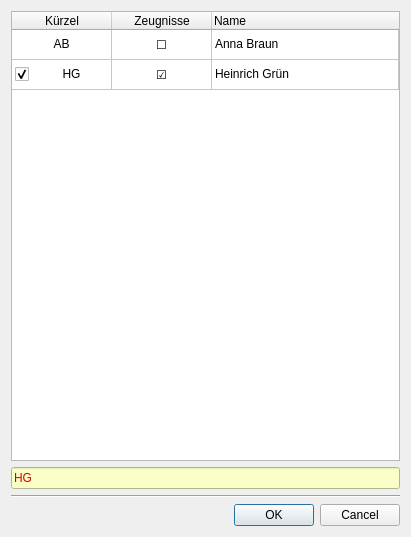
<?xml version="1.0" encoding="UTF-8"?>
<ui version="4.0">
 <class>Dialog</class>
 <widget class="QDialog" name="Dialog">
  <property name="geometry">
   <rect>
    <x>0</x>
    <y>0</y>
    <width>411</width>
    <height>537</height>
   </rect>
  </property>
  <property name="sizePolicy">
   <sizepolicy hsizetype="Preferred" vsizetype="Maximum">
    <horstretch>0</horstretch>
    <verstretch>0</verstretch>
   </sizepolicy>
  </property>
  <property name="windowTitle">
   <string>beteiligte Lehrkräfte</string>
  </property>
  <property name="sizeGripEnabled">
   <bool>false</bool>
  </property>
  <layout class="QVBoxLayout" name="verticalLayout">
   <item>
    <widget class="QTableWidget" name="teacher_table">
     <property name="toolTip">
      <string>&lt;html&gt;&lt;head/&gt;&lt;body&gt;&lt;p&gt;&lt;span style=&quot; font-weight:700;&quot;&gt;Tastatur-Eingabe&lt;/span&gt;&lt;/p&gt;&lt;p&gt;Aktuelle Zeile mit ↑,↓ ändern.&lt;/p&gt;&lt;p&gt;Leerzeichen schaltet die Lehrerwahl.&lt;/p&gt;&lt;p&gt;+, - um Zeugnisse zu wählen bzw. abzuwählen (nur für die ausgewählten Lehrer).&lt;/p&gt;&lt;/body&gt;&lt;/html&gt;</string>
     </property>
     <property name="editTriggers">
      <set>QAbstractItemView::NoEditTriggers</set>
     </property>
     <property name="selectionMode">
      <enum>QAbstractItemView::NoSelection</enum>
     </property>
     <property name="rowCount">
      <number>2</number>
     </property>
     <attribute name="horizontalHeaderMinimumSectionSize">
      <number>100</number>
     </attribute>
     <attribute name="horizontalHeaderDefaultSectionSize">
      <number>100</number>
     </attribute>
     <attribute name="horizontalHeaderStretchLastSection">
      <bool>true</bool>
     </attribute>
     <attribute name="verticalHeaderVisible">
      <bool>false</bool>
     </attribute>
     <row>
      <property name="text">
       <string/>
      </property>
     </row>
     <row>
      <property name="text">
       <string/>
      </property>
     </row>
     <column>
      <property name="text">
       <string>Kürzel</string>
      </property>
     </column>
     <column>
      <property name="text">
       <string>Zeugnisse</string>
      </property>
     </column>
     <column>
      <property name="text">
       <string>Name</string>
      </property>
      <property name="textAlignment">
       <set>AlignLeading|AlignVCenter</set>
      </property>
     </column>
     <item row="0" column="0">
      <property name="text">
       <string>AB</string>
      </property>
      <property name="textAlignment">
       <set>AlignCenter</set>
      </property>
      <property name="checkState">
       <enum>Unchecked</enum>
      </property>
      <property name="flags">
       <set>ItemIsSelectable|ItemIsDragEnabled|ItemIsDropEnabled|ItemIsUserCheckable|ItemIsEnabled</set>
      </property>
     </item>
     <item row="0" column="1">
      <property name="text">
       <string>☐</string>
      </property>
      <property name="textAlignment">
       <set>AlignCenter</set>
      </property>
     </item>
     <item row="0" column="2">
      <property name="text">
       <string>Anna Braun</string>
      </property>
      <property name="flags">
       <set>ItemIsSelectable|ItemIsDragEnabled|ItemIsDropEnabled|ItemIsUserCheckable|ItemIsEnabled</set>
      </property>
     </item>
     <item row="1" column="0">
      <property name="text">
       <string>HG</string>
      </property>
      <property name="textAlignment">
       <set>AlignCenter</set>
      </property>
      <property name="checkState">
       <enum>Checked</enum>
      </property>
      <property name="flags">
       <set>ItemIsSelectable|ItemIsDragEnabled|ItemIsDropEnabled|ItemIsUserCheckable|ItemIsEnabled</set>
      </property>
     </item>
     <item row="1" column="1">
      <property name="text">
       <string>☑</string>
      </property>
      <property name="textAlignment">
       <set>AlignCenter</set>
      </property>
     </item>
     <item row="1" column="2">
      <property name="text">
       <string>Heinrich Grün</string>
      </property>
      <property name="flags">
       <set>ItemIsSelectable|ItemIsDragEnabled|ItemIsDropEnabled|ItemIsUserCheckable|ItemIsEnabled</set>
      </property>
     </item>
    </widget>
   </item>
   <item>
    <widget class="QLineEdit" name="value">
     <property name="styleSheet">
      <string notr="true">color: rgb(217, 0, 0);
background-color: rgb(249, 255, 199);</string>
     </property>
     <property name="text">
      <string>HG</string>
     </property>
     <property name="readOnly">
      <bool>true</bool>
     </property>
    </widget>
   </item>
   <item>
    <widget class="Line" name="line">
     <property name="orientation">
      <enum>Qt::Horizontal</enum>
     </property>
    </widget>
   </item>
   <item>
    <widget class="QDialogButtonBox" name="buttonBox">
     <property name="orientation">
      <enum>Qt::Horizontal</enum>
     </property>
     <property name="standardButtons">
      <set>QDialogButtonBox::Cancel|QDialogButtonBox::Ok</set>
     </property>
    </widget>
   </item>
  </layout>
 </widget>
 <resources/>
 <connections>
  <connection>
   <sender>buttonBox</sender>
   <signal>accepted()</signal>
   <receiver>Dialog</receiver>
   <slot>accept()</slot>
   <hints>
    <hint type="sourcelabel">
     <x>248</x>
     <y>254</y>
    </hint>
    <hint type="destinationlabel">
     <x>157</x>
     <y>274</y>
    </hint>
   </hints>
  </connection>
  <connection>
   <sender>buttonBox</sender>
   <signal>rejected()</signal>
   <receiver>Dialog</receiver>
   <slot>reject()</slot>
   <hints>
    <hint type="sourcelabel">
     <x>316</x>
     <y>260</y>
    </hint>
    <hint type="destinationlabel">
     <x>286</x>
     <y>274</y>
    </hint>
   </hints>
  </connection>
 </connections>
</ui>
